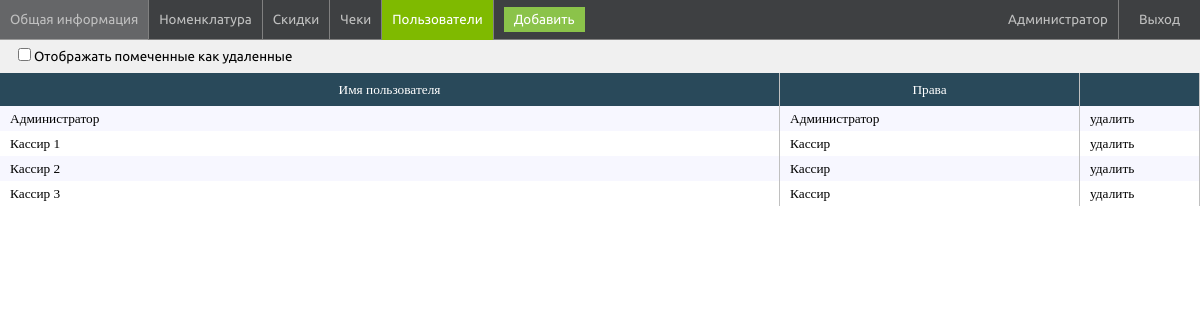
Page /admin/users (signed in) on the committed database.
### tables this page shows
CREATE TABLE `users` (
  `u_id` int(11) NOT NULL,
  `u_name` text NOT NULL,
  `u_pass` text NOT NULL,
  `u_rights` int(11) NOT NULL DEFAULT '0',
  `u_state` int(1) NOT NULL DEFAULT '0'
);

### app/components/Router.php (called while the page is built)
<?php
class Router {
    public function Run(){
        $uri = trim($_SERVER['REQUEST_URI'],'/');
        $routes = require_once ROOT . '/app/config/routes.php';
        $View = View::getInstance();
        $View->header = ROOT . '/app/views/layouts/header.php';
        $View->footer = ROOT . '/app/views/layouts/footer.php';
        foreach ($routes as $pattern => $route){
            $result = false;
            if(preg_match("~$pattern~", $uri)){
                $internalRoute    = explode('/',preg_replace("~$pattern~", $route, $uri));
                $controllerClass  = array_shift($internalRoute) . 'Controller';
                $action           = 'action' . array_shift($internalRoute);
                $controllerObject = new $controllerClass();
                if(method_exists($controllerObject, $action)){
                    $result = call_user_func_array([$controllerObject,$action], $internalRoute);
                }
            }
            if($result){
                $View->render();
                return true;
            }
        }
        throw new Exception("Path searching error");
    }
}

### index.php (called while the page is built, shortened)
<?php
    $router = new Router();
    try{
        $router->Run();
    } catch (ArrayException $e){
        print_r($e->getArray());
    } catch (Exception $e){
        echo $e->getMessage();
    }

### app/models/UserModel.php (called while the page is built, shortened)
<?php
class UserModel {
    public static function getList(bool $all = false): array {
        $DB = DB::getInstance()->getConnection();
        $allSql = ($all)?',0':'';
        $sql = "select u_id,u_name,u_rights,u_state from users where u_state in(1$allSql) order by u_name";
        $qrslt = $DB->prepare($sql);
        $qrslt->setFetchMode(PDO::FETCH_ASSOC);
        $qrslt->execute();
        $result = [];
        while($row = $qrslt->fetch()){
            $result[] = $row;
        }
        return $result;
    }
}

### app/controllers/AdminUsersController.php (called while the page is built, shortened)
<?php
class AdminUsersController extends Controller{
    public function actionIndex(): bool {
        $list = UserModel::getList();
        return true;
    }
}

### app/views/admin/users/index.php (the view, shortened to what this page needs)
<top-panel>
    <ul>
        <a href="/admin"><li>Общая информация</li></a>
        <a href="/admin/nomenclature"><li>Номенклатура</li></a>
        <a href="/admin/discounts"><li>Скидки</li></a>
        <a href="/admin/orders"><li>Чеки</li></a>
        <a href="/admin/users" class="active"><li>Пользователи</li></a>
    </ul>
    <span id="add-btn">Добавить</span>
    <a href="/logout" class="exit">Выход</a>
    <span class="user-name"><?php echo $userName;?></span>
</top-panel>
<page-content-wrapper>
    <filter-panel>
        <label><input type="checkbox" id="filter-state">Отображать помеченные как удаленные</label>
    </filter-panel>
    <data-grid-wrapper>
        <data-grid>
            <table cellpadding="0" cellspacing="0">
                <thead>
                    <tr>
                        <th>Имя пользователя</th>
                        <th width="300">Права</th>
                        <th width="120"></th>
                    </tr>
                </thead>
                <tbody id="grid-rows" table="users">
                    <?php if(count($usersList) > 0):?>
                        <?php foreach($usersList as $userItem):?>
                            <tr class="grid-row" row-id="<?php echo $userItem['u_id'];?>">
                                <td><?php echo $userItem['u_name'];?></td>
                                <td><?php echo UserModel::RIGHTS[$userItem['u_rights']];?></td>
                                <td class="state-btn"><?php echo ($userItem['u_state'] == 0)? 'восстановить' : 'удалить';?></td>
                            </tr>
                        <?php endforeach;?>
                    <?php endif;?>
                </tbody>
            </table>
        </data-grid>
    </data-grid-wrapper>
</page-content-wrapper>

### css/main.css (style rules this page uses)
* { box-sizing:border-box;outline: none; }
html,body { height:100%; }
body { margin:0px;padding:0px;font-family: "Ubuntu", sans-serif;background-color:#f4f4f4; }
ul { list-style:none;margin:0px;padding:0px; }
li { float:left; }
a { text-decoration:none; }
input, label { display:block; }
top-panel,widgets-panel,filter-panel,data-grid,widget-title,widget-content { display:block; }
top-panel { width:100%;height:40px;float:left;background-color:rgb(62,64,66);font-size: 10pt;border-bottom:solid 1px rgb(128,128,128); }
btn-new-order,btn-new-guest,top-panel ul li,.btn-admin-panel { display:inline-block;line-height:40px;padding:0px 10px;border-right:solid 1px rgb(128,128,128);cursor:pointer;color:rgb(192,192,192); }
top-panel a.exit { display:inline-block;line-height:40px;padding:0px 20px;border-left:solid 1px rgb(128,128,128);cursor:pointer;color:rgb(192,192,192);float:right; }
btn-pay-cash,nomenclature-types > span.active,top-panel ul a.active li { background-color:#7fba00;color:#fff; }
filter-panel { width:100%;background-color:rgb(240,240,240);line-height:33px;font-size:10pt;padding-left:8px; }
filter-panel select,filter-panel input { margin-left:10px;line-height:21px; }
filter-panel input[type="checkbox"] { display:inline-block; }
filter-panel label { display:inline-block; }
data-grid-wrapper { display:block;height:100%;margin-top: -33px;padding-top: 33px; }
data-grid { background-color: #fff;min-height:100%; }
data-grid table { width:100%;font-size:10pt;font-family:"MS Sans Serif"; }
data-grid table td { line-height:25px; }
data-grid td,data-grid th { border-right:solid 1px #c0c0c0; }
data-grid tbody tr:nth-child(odd) { background-color:#F7F7FF; }
data-grid tbody td { padding:0px 10px; }
data-grid thead { background-color: #29495A;line-height:33px;color:#fff; }
data-grid th { font-weight:normal; }
.grid-row { cursor:pointer; }
page-content-wrapper { display:block;width:100%;height:100%;padding-top:40px; }
#add-btn { line-height:40px;margin-left:10px;background-color:#8BC34A;cursor:pointer;padding:5px 10px;color:#fff; }
.user-name { line-height: 40px;float:right;color:#c0c0c0;padding-right:10px; }

### css/kassa.css (style rules this page uses)
* { user-select:none; }

### rows in the picture
users: u_name "Администратор", u_rights "Администратор", u_state "удалить"
users: u_name "Кассир 1", u_rights "Кассир", u_state "удалить"
users: u_name "Кассир 2", u_rights "Кассир", u_state "удалить"
users: u_name "Кассир 3", u_rights "Кассир", u_state "удалить"

### other values in the picture
$userName "Администратор"
